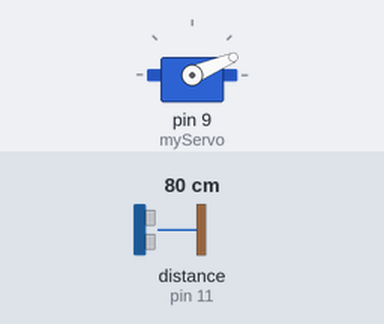
The sketch below on a simulated Arduino Uno, built with avr-gcc and run on an emulated ATmega328P. Shown: servo. Wiring (inferred from the names in the program): ultrasonic range finder: trigger pin 10; echo pin 11. The test bench sets the inputs (shaded band); at power-on: distance to the obstacle (sensor on pin 11) 80 cm. The echo pulse lasts 58.3 µs per cm; what the sketch prints to the serial monitor is not drawn.

Above: at 1.28 s.
1.3 s: distance to the obstacle (sensor on pin 11) set to 2 cm
At 2.15 s:
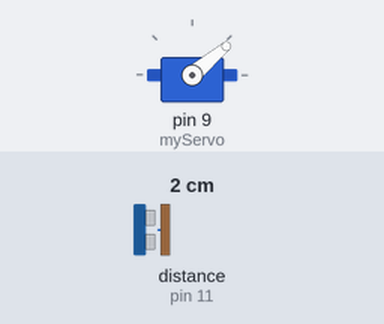
4.3 s: distance to the obstacle (sensor on pin 11) set to 9 cm
At 4.49 s:
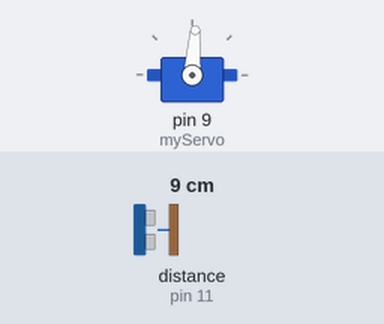
Timing chart, 0 to 16.3 s (numbered marks = the images above; inputs shaded):
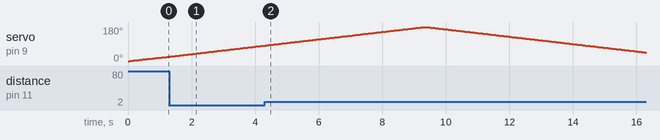

Measured:
- by itself, servo on pin 9 (myServo): rises from 82° to 180° in 5.0 s, then falls to 45° in 7.0 s

The sketch:

radar_arduino_final.ino
```cpp
#include <Servo.h> //includes the Servo library

Servo myServo;  // create servo object to control a servo
const int trigPin = 10; //assign variable for pins on arduino
const int echoPin = 11;

long duration;
int distance;
int i = 0;    // variable to store the servo position

void setup() {
  myServo.attach(9);// attaches the servo on pin 9 to the servo object
  Serial.begin(9600);// initializing the serial port 9600

  //pinMode specifies which pin act as INPUT or OUTPUT
  pinMode(trigPin, OUTPUT);
  pinMode(echoPin, INPUT);
  myServo.write(0); //write angle 0 to servo
}

void loop() {

  for (i = 0; i <= 180; i += 1) { // goes from 0 degrees to 180 degrees
    // in steps of 1 degree
    myServo.write(i);              // tell servo to go to position in variable 'pos'
    delay(50);
    distance = calcDist();
    Serial.print(i);//send current deg to serial port
    Serial.print(",");
    Serial.print(distance);//send distance val to s p
    Serial.print(".");
  }
  for (i = 180; i >= 0; i -= 1) { // goes from 180 degrees to 0 degrees
    myServo.write(i);              // tell servo to go to position in variable 'pos'
    delay(50);// waits 15ms for the servo to reach the position
    distance = calcDist();
    Serial.print(i);//send current deg to serial port
    Serial.print(",");
    Serial.print(distance);//send distance val to s p
    Serial.print(".");
  }
}

int calcDist()
{
  digitalWrite(trigPin, LOW);
  delayMicroseconds(2);
  digitalWrite(trigPin, HIGH);
  delayMicroseconds(10);
  digitalWrite(trigPin, LOW);
  duration = pulseIn(echoPin, HIGH);
  distance = duration*0.034/2;
  return distance;
}
```
